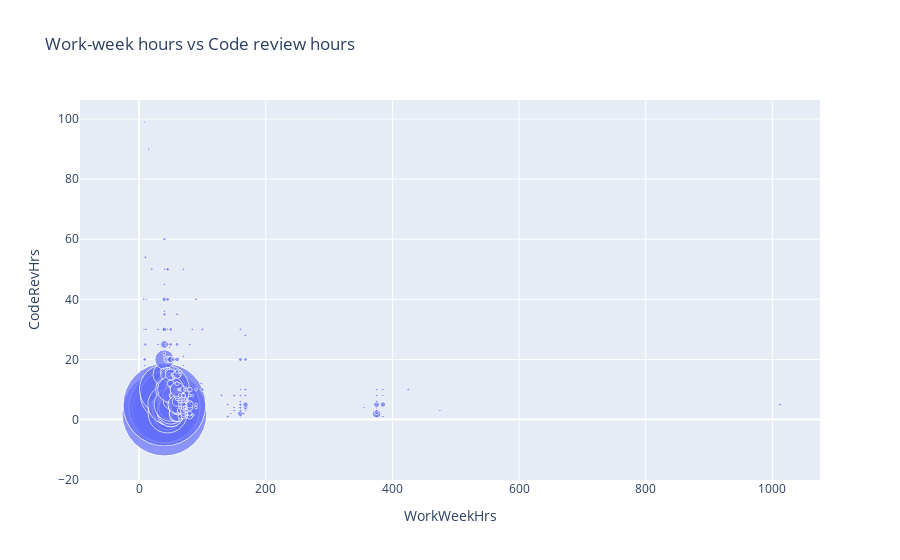

Notebook source saved alongside this figure:
### Code cell
# your code goes here
# Create bubble chart here
fig = px.scatter(bub_data, x="WorkWeekHrs", y="CodeRevHrs", size="Age",
                 hover_name="WorkWeekHrs", title='Work-week hours vs Code review hours', size_max=60)
fig.show()

### Figure 1 — Plotly figure (JSON) as saved in the notebook; plotly's stock layout.template omitted (floating-point values rounded to 4 significant figures; data arrays with more than 128 entries replaced by an {"elided": "..."} marker saying what was removed)
{"data": [{"hovertemplate": "<b>%{hovertext}</b><br><br>WorkWeekHrs=%{x}<br>CodeRevHrs=%{y}<br>Age=%{marker.size}<extra></extra>", "hovertext": {"elided": "620 float values"}, "legendgroup": "", "marker": {"color": "#636efa", "size": {"elided": "620 int values"}, "sizemode": "area", "sizeref": 7.479, "symbol": "circle"}, "mode": "markers", "name": "", "orientation": "v", "showlegend": false, "type": "scatter", "x": {"elided": "620 float values"}, "xaxis": "x", "y": {"elided": "620 float values"}, "yaxis": "y"}], "layout": {"autosize": true, "dragmode": "zoom", "legend": {"itemsizing": "constant", "tracegroupgap": 0}, "title": {"text": "Work-week hours vs Code review hours"}, "xaxis": {"anchor": "y", "autorange": true, "domain": [0, 1], "range": [-91.84, 1075.0], "title": {"text": "WorkWeekHrs"}, "type": "linear"}, "yaxis": {"anchor": "x", "autorange": true, "domain": [0, 1], "range": [-28.69, 107.3], "title": {"text": "CodeRevHrs"}, "type": "linear"}}}
